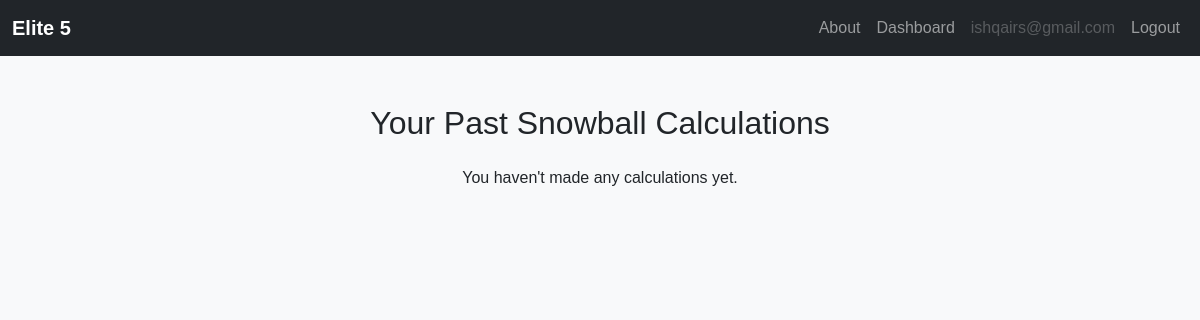
Before: /snowball-history/ (signed in) with the older database file.
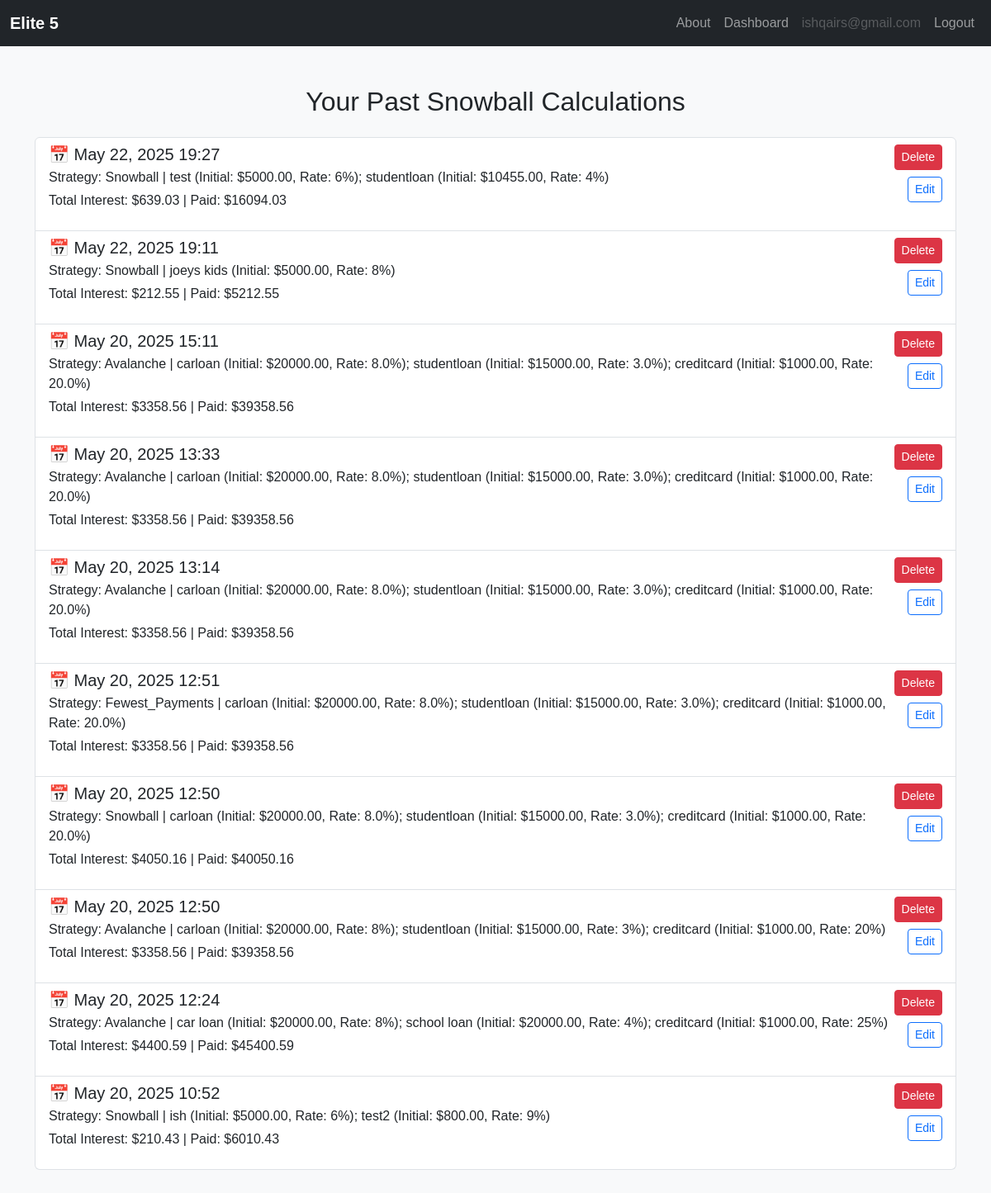
After: the same page with the newer database file.
### main/models.py (models this page shows, shortened)
class DebtCalculation(models.Model):
    STRATEGY_CHOICES = [
        ('smallest_balance', 'Smallest Balance'),
        ('highest_interest', 'Highest Interest'),
        ('fewest_payments', 'Fewest Payments'),
    ]
    user = models.ForeignKey(User, on_delete=models.CASCADE)
    created_at = models.DateTimeField(auto_now_add=True)
    strategy = models.CharField(max_length=30, choices=STRATEGY_CHOICES, default='smallest_balance')
    extra_payment = models.DecimalField(max_digits=10, decimal_places=2, default=0)
    months_to_freedom = models.IntegerField()
    total_balance = models.DecimalField(max_digits=10, decimal_places=2)
    total_payment = models.DecimalField(max_digits=10, decimal_places=2)
    total_interest = models.DecimalField(max_digits=10, decimal_places=2, default=0)
    loan_summary = models.TextField(blank=True)
    loan_data = JSONField()

### main/views.py (the view)
# urls.py: path('snowball-history/', views.snowball_history, name='snowball_history'),
@login_required
def snowball_history(request):
    calculations = DebtCalculation.objects.filter(user=request.user).order_by('-created_at')
    return render(request, 'main/snowball_history.html', {'calculations': calculations})

### main/templates/main/snowball_history.html (shortened to what this page needs)
{% extends "main/base.html" %}
{% block content %}
<div class="container py-5">
  <h2 class="mb-4 text-center">Your Past Snowball Calculations</h2>
  {% if calculations %}
    <div class="list-group">
      {% for calc in calculations %}
        <div class="list-group-item d-flex justify-content-between align-items-start flex-column flex-md-row">
          <div>
            <h5 class="mb-1">📅 {{ calc.created_at|date:"M d, Y H:i" }}</h5>
            <p class="mb-1">{{ calc.loan_summary }}</p>
            <p>Total Interest: ${{ calc.total_interest }} | Paid: ${{ calc.total_payment }}</p>
          </div>
          <div class="mt-3 mt-md-0 text-end">
            <form method="post" action="{% url 'delete_calculation' calc.pk %}" onsubmit="return confirm('Delete this calculation?');">
              <button type="submit" class="btn btn-sm btn-danger">Delete</button>
            </form>
            <a href="{% url 'debt_calculator' %}?load={{ calc.pk }}" class="btn btn-sm btn-outline-primary mt-2">Edit</a>
          </div>
        </div>
      {% endfor %}
    </div>
  {% else %}
    <p class="text-center">You haven't made any calculations yet.</p>
  {% endif %}
</div>
{% endblock %}

Changed rows visible on the page:
added DebtCalculation: created_at "May 22, 2025 19:27", loan_summary "Strategy: Snowball | test (Initial: $5000.00, Rate: 6%); studentloan (Initial: $10455.00, Rate: 4%)", total_interest "639.03", total_payment "16094.03"
added DebtCalculation: created_at "May 22, 2025 19:11", loan_summary "Strategy: Snowball | joeys kids (Initial: $5000.00, Rate: 8%)", total_interest "212.55", total_payment "5212.55"
added DebtCalculation: created_at "May 20, 2025 15:11", loan_summary "Strategy: Avalanche | carloan (Initial: $20000.00, Rate: 8.0%); studentloan (Initial: $15000.00, Rate: 3.0%); creditcard (Initial: $1000.00, Rate: 20.0%)", total_interest "3358.56", total_payment "39358.56"
added DebtCalculation: created_at "May 20, 2025 13:33", loan_summary "Strategy: Avalanche | carloan (Initial: $20000.00, Rate: 8.0%); studentloan (Initial: $15000.00, Rate: 3.0%); creditcard (Initial: $1000.00, Rate: 20.0%)", total_interest "3358.56", total_payment "39358.56"
added DebtCalculation: created_at "May 20, 2025 13:14", loan_summary "Strategy: Avalanche | carloan (Initial: $20000.00, Rate: 8.0%); studentloan (Initial: $15000.00, Rate: 3.0%); creditcard (Initial: $1000.00, Rate: 20.0%)", total_interest "3358.56", total_payment "39358.56"
added DebtCalculation: created_at "May 20, 2025 12:51", loan_summary "Strategy: Fewest_Payments | carloan (Initial: $20000.00, Rate: 8.0%); studentloan (Initial: $15000.00, Rate: 3.0%); creditcard (Initial: $1000.00, Rate: 20.0%)", total_interest "3358.56", total_payment "39358.56"
added DebtCalculation: created_at "May 20, 2025 12:50", loan_summary "Strategy: Snowball | carloan (Initial: $20000.00, Rate: 8.0%); studentloan (Initial: $15000.00, Rate: 3.0%); creditcard (Initial: $1000.00, Rate: 20.0%)", total_interest "4050.16", total_payment "40050.16"
added DebtCalculation: created_at "May 20, 2025 12:50", loan_summary "Strategy: Avalanche | carloan (Initial: $20000.00, Rate: 8%); studentloan (Initial: $15000.00, Rate: 3%); creditcard (Initial: $1000.00, Rate: 20%)", total_interest "3358.56", total_payment "39358.56"
added DebtCalculation: created_at "May 20, 2025 12:24", loan_summary "Strategy: Avalanche | car loan (Initial: $20000.00, Rate: 8%); school loan (Initial: $20000.00, Rate: 4%); creditcard (Initial: $1000.00, Rate: 25%)", total_interest "4400.59", total_payment "45400.59"
added DebtCalculation: created_at "May 20, 2025 10:52", loan_summary "Strategy: Snowball | ish (Initial: $5000.00, Rate: 6%); test2 (Initial: $800.00, Rate: 9%)", total_interest "210.43", total_payment "6010.43"
Other visible differences:
text no longer shown: "You haven't made any calculations yet."
